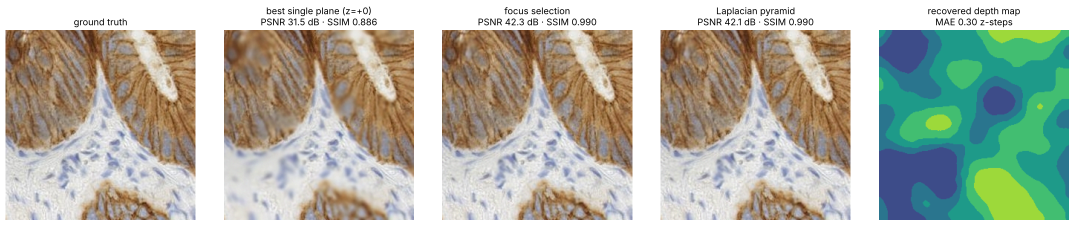
#> input picture assets/fusion_methods.png, 2149 x 451 px (shown at 1/2 size)
$ python -i utils.py   (imports and definitions only)
#> lines starting #> are read from the running program, lines starting #| are printed output that depends on the picture; after the words box and inside, x2 and y2 are one past the last pixel; in counts of white or black regions, pixels touching at a corner belong together
"""Shared helpers: image I/O, colour spaces, tissue detection, tiling, plotting."""

from __future__ import annotations

from pathlib import Path
from typing import Iterator

import cv2
import numpy as np
from scipy import ndimage
from skimage import color, filters, morphology


# --------------------------------------------------------------------------- I/O
# [15 lines left out: functions load_rgb, decode_rgb, not called in this run]


def save_rgb(img: np.ndarray, path: str | Path) -> None:
    Path(path).parent.mkdir(parents=True, exist_ok=True)
    cv2.imwrite(str(path), cv2.cvtColor(to_uint8(img), cv2.COLOR_RGB2BGR))


# [4 lines left out: function to_uint8, not called in this run]


def to_float(img: np.ndarray) -> np.ndarray:
    """uint8 -> float32 in [0, 1]."""
    return img.astype(np.float32) / 255.0 if img.dtype == np.uint8 else img.astype(np.float32)


# -------------------------------------------------------------------- colour
# [4 lines left out: function to_gray, not called in this run]


def rgb_to_hsv(img: np.ndarray) -> np.ndarray:
    return color.rgb2hsv(to_float(img))


def rgb_to_lab(img: np.ndarray) -> np.ndarray:
    return color.rgb2lab(to_float(img))


def tissue_mask(img: np.ndarray, min_size: int = 500, closing: int = 5) -> np.ndarray:
    """Detect tissue vs. glass background.

    Stained tissue is coloured (saturation) and/or darker (value) while empty glass is
    near-white. We combine both cues from HSV into one score, threshold it with Otsu,
    then clean the mask with morphology.
    """
    hsv = rgb_to_hsv(img)
    score = filters.gaussian(hsv[..., 1] + (1 - hsv[..., 2]), sigma=2)
    glass = np.percentile(score, 5)            # brightest, least-coloured pixels
    # Otsu alone can split dark stain vs. pale stain; cap it just above the glass level
    thr = min(filters.threshold_otsu(score), glass + 0.08)
    mask = score > thr
    mask = ndimage.binary_closing(mask, structure=morphology.disk(closing))
    mask = _drop_small(mask, min_size)
    mask = ~_drop_small(~mask, min_size)  # fill small holes
    return mask


def _drop_small(mask: np.ndarray, min_size: int) -> np.ndarray:
    """Remove connected components smaller than `min_size` pixels."""
    lab, n = ndimage.label(mask)
    if n == 0:
        return mask
    sizes = np.bincount(lab.ravel())
    keep = sizes >= min_size
    keep[0] = False
    return keep[lab]


# -------------------------------------------------------------------- tiling
# [4 lines left out: function tile_grid, not called in this run]


def iter_tiles(img: np.ndarray, tile: int) -> Iterator[tuple[int, int, np.ndarray]]:
    for y, x in tile_grid(img.shape, tile):
        yield y, x, img[y : y + tile, x : x + tile]


def grid_shape(shape: tuple[int, int], tile: int) -> tuple[int, int]:
    return shape[0] // tile, shape[1] // tile


# ------------------------------------------------------------ synthetic slide
# [23 lines left out: function make_synthetic_slide, not called in this run]


# ------------------------------------------------------------------- plotting
def grid_to_image(values: np.ndarray, tile: int) -> np.ndarray:
    """Upsample a per-tile grid to pixel resolution (nearest neighbour)."""
    return np.kron(values, np.ones((tile, tile)))


# [17 lines left out: function overlay_heatmap, not called in this run]

>>> import cv2
>>> picture = cv2.imread('../assets/fusion_methods.png')
#> picture is the input picture: shape (451, 2149, 3); mean B, G, R 166, 179.1, 176
>>> result = tissue_mask(picture)
#> in rgb_to_hsv, `return color.rgb2hsv(to_float(img))`:
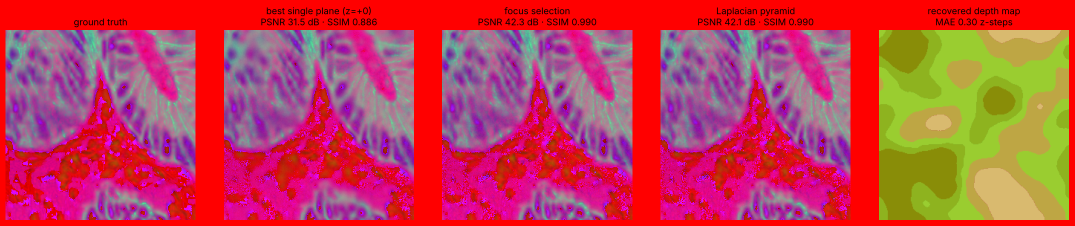
#> returned value: shape (451, 2149, 3) float32 (shown at 1/2 size); mean of channels 0, 1, 2 0.325, 0.254, 0.758; drawn as B, G, R
#> in tissue_mask, `score = filters.gaussian(hsv[..., 1] + (1 - hsv[..., 2]), sigma=2)`:
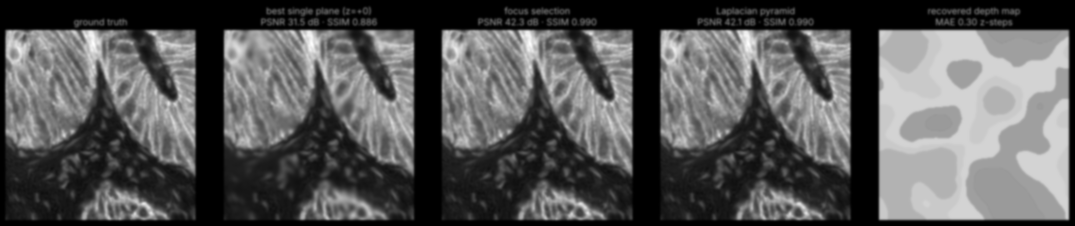
#> score: shape (451, 2149) float32 (shown at 1/2 size); min 0, max 1.45, mean 0.496; drawn with min black and max white
#> in tissue_mask, `glass = np.percentile(score, 5)`: glass = 0
#> in tissue_mask, `thr = min(filters.threshold_otsu(score), glass + 0.08)`: thr = 0.08
#> in tissue_mask, `mask = score > thr`:
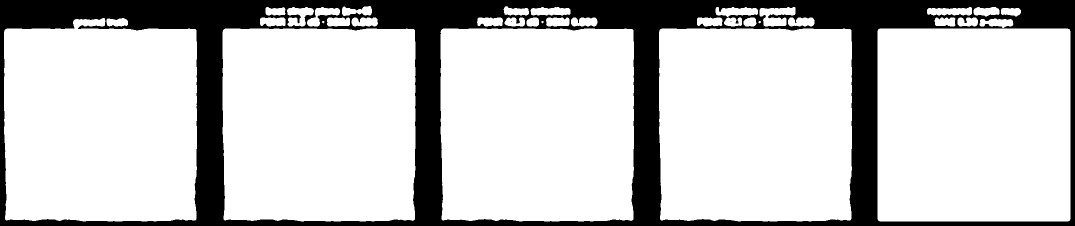
#> mask: shape (451, 2149) bool (shown at 1/2 size); 78.5% white; 3 black regions (2 under 20 px), largest, box (x1, y1, x2, y2) and area: (0, 0, 2149, 451) 208592
#> in tissue_mask, `mask = ndimage.binary_closing(mask, structure=morphology.disk(closing))`:
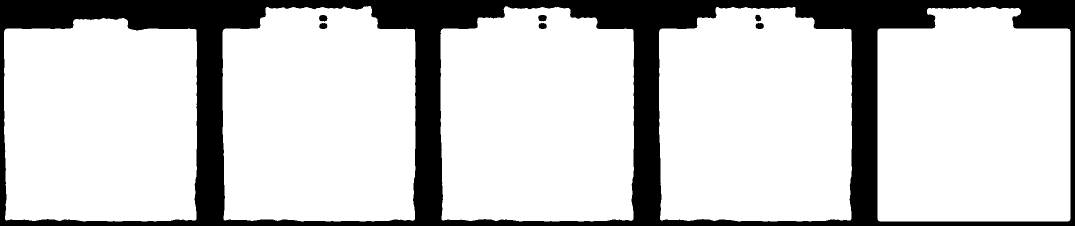
#> mask: shape (451, 2149) bool (shown at 1/2 size); 79.6% white; 7 black regions, largest, box (x1, y1, x2, y2) and area: (0, 0, 2149, 451) 197047, (1076, 30, 1094, 43) 178, (638, 30, 655, 43) 174
#> in _drop_small, `lab, n = ndimage.label(mask)`:
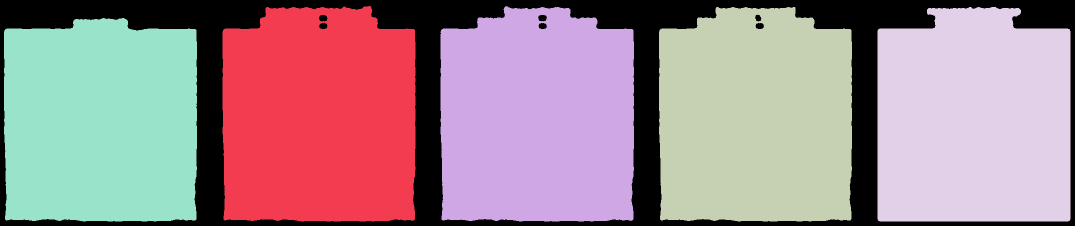
#> lab: shape (451, 2149) int32 (shown at 1/2 size); 6 distinct labels, from 0 to 5; one colour per label, 0 black
#> in _drop_small, `lab, n = ndimage.label(mask)`: n = 5
#> in _drop_small, `sizes = np.bincount(lab.ravel())`: sizes = [198002, 156119, 155013, 155105, 155782, 149178]
#> in _drop_small, `keep = sizes >= min_size`: keep = [True, True, True, True, True, True]
#> call 2 of _drop_small, with min_size = 500
#> in _drop_small (call 2), `lab, n = ndimage.label(mask)`:
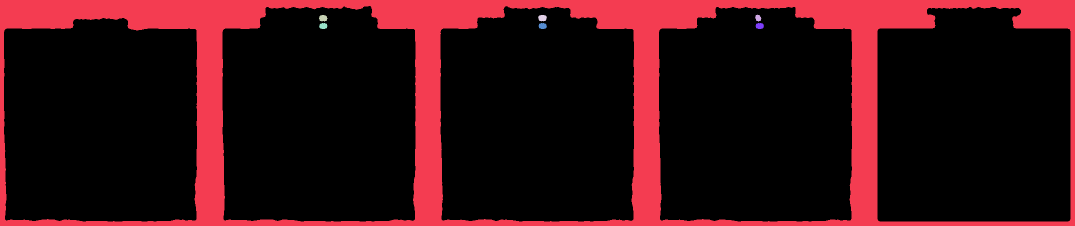
#> lab: shape (451, 2149) int32 (shown at 1/2 size); 8 distinct labels, from 0 to 7; one colour per label, 0 black
#> in _drop_small (call 2), `lab, n = ndimage.label(mask)`: n = 7
#> in _drop_small (call 2), `sizes = np.bincount(lab.ravel())`: sizes = [771197, 197047, 122, 174, 178, 159, 159, 163]
#> in _drop_small (call 2), `keep = sizes >= min_size`: keep = [True, True, False, False, False, False, False, False]
#> in _drop_small (call 2), `return keep[lab]`: returned value: shape (451, 2149) bool; 20.3% white; 1 white region, box (x1, y1, x2, y2) and area: (0, 0, 2149, 451) 197047
#> in tissue_mask, `mask = ~_drop_small(~mask, min_size)`:
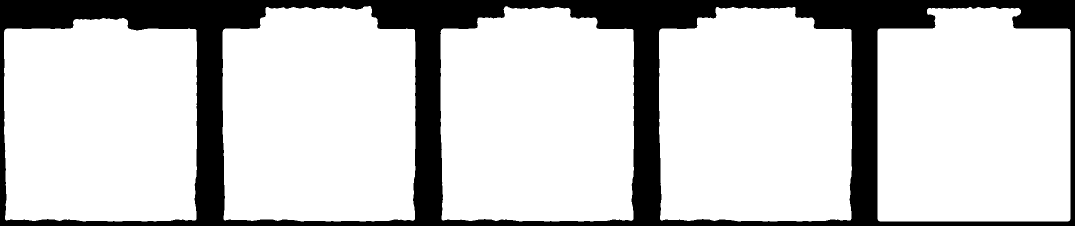
#> mask: shape (451, 2149) bool (shown at 1/2 size); 79.7% white; 1 black region, box (x1, y1, x2, y2) and area: (0, 0, 2149, 451) 197047

$ run again, on assets/zstack_planes.png
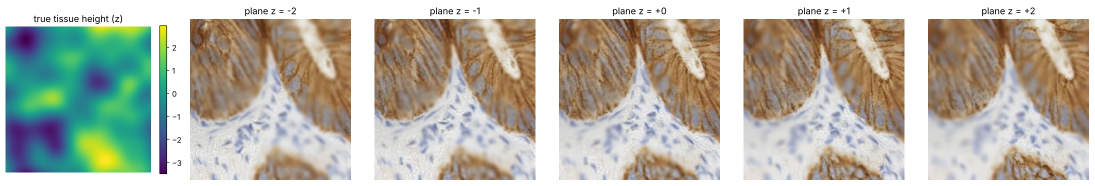
#> input picture assets/zstack_planes.png, 2189 x 371 px (shown at 1/2 size)
#> picture is the input picture: shape (371, 2189, 3); mean B, G, R 166.8, 179.6, 181.3
#> glass = 0
#> thr = 0.08
#> in _drop_small, `lab, n = ndimage.label(mask)`:
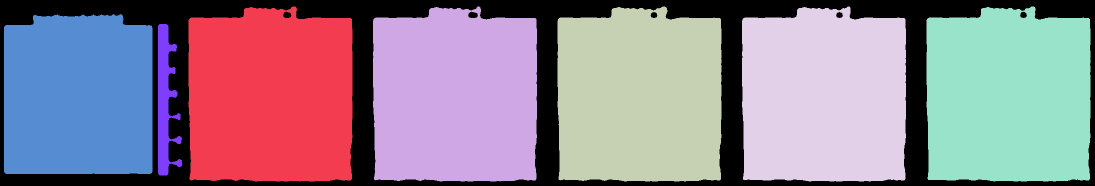
#> lab: shape (371, 2189) int32 (shown at 1/2 size); 8 distinct labels, from 0 to 7; one colour per label, 0 black
#> n = 7
#> sizes = [173530, 107786, 107699, 107915, 107831, 107883, 91802, 7673]
#> keep = [True, True, True, True, True, True, True, True]
#> in _drop_small (call 2), `lab, n = ndimage.label(mask)`:
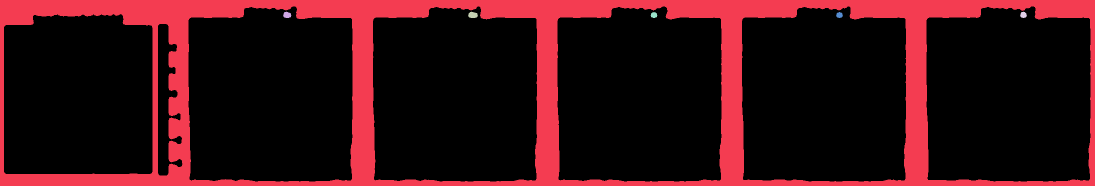
#> lab: shape (371, 2189) int32 (shown at 1/2 size); 7 distinct labels, from 0 to 6; one colour per label, 0 black
#> n = 6
#> sizes = [638589, 172814, 159, 190, 127, 120, 120]
#> keep = [True, True, False, False, False, False, False]
